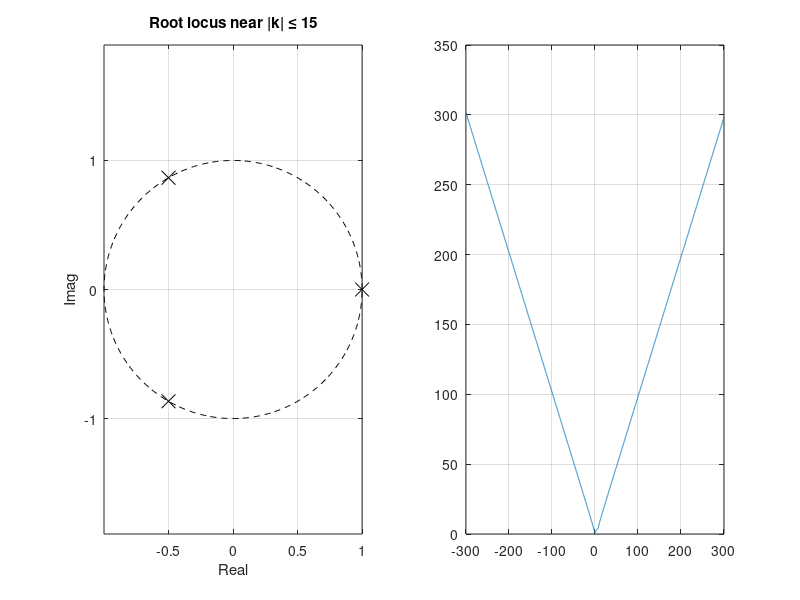

Reproduce this figure in MATLAB. (Note: this script raises an error after producing the figure.)
%% EE208 Experiment 9 -- Extended Analysis (Section 7 of the report)
% (a) Extended root-locus verification of closed-loop stability
% (b) Continuous-domain gain (K) -> percent-overshoot (PO) study,
%     built on the 2nd-order anti-aliasing filter designed in
%     exp9_core_analysis.m (wc = 1.1547 rad/s, zeta0 = 1/sqrt(2))
% Requires base MATLAB + Control System Toolbox.

clear; clc; close all;

%% 7.1 Extended root-locus verification (k in [-300, 300])
k_vals = linspace(-300, 300, 12001);
max_abs_root = zeros(size(k_vals));

for i = 1:length(k_vals)
    k = k_vals(i);
    r = roots([1  k  1.7*k  -(k+1)]);   % closed-loop poles for this k
    max_abs_root(i) = max(abs(r));      % worst-case pole magnitude
end

[best_val, idx] = min(max_abs_root);    % best achievable case over the sweep
best_k = k_vals(idx);
fprintf('min_k max|root(k)| = %.6f at k = %.4f\n', best_val, best_k);
fprintf('Any strictly stable k found? %d\n', any(max_abs_root < 1));

figure('Name','Extended Root Locus');
subplot(1,2,1);
plot(real(roots([1 0 0 -1])), imag(roots([1 0 0 -1])), 'kx', 'MarkerSize', 10); hold on;
th = linspace(0,2*pi,400); plot(cos(th), sin(th), 'k--'); grid on; axis equal;
title('Root locus near |k| \leq 15'); xlabel('Real'); ylabel('Imag');
subplot(1,2,2);
plot(k_vals, max_abs_root); grid on; yline(1, 'r--');
xlabel('k'); ylabel('max_i |z_i(k)|'); title('Largest closed-loop pole magnitude vs. k');

%% 7.3 Closed-loop model and analytical overshoot formula
wc    = 1.1547;              % rad/s  (from the core-analysis filter design, Ts = 1 s)
zeta0 = 1/sqrt(2);           % nominal open-loop damping ratio (Butterworth)

zeta_cl = @(K,f) (zeta0*(1+f/100)) ./ sqrt(1+K);     % closed-loop damping ratio
PO      = @(K,f) 100*exp(-pi*zeta_cl(K,f)./sqrt(1-zeta_cl(K,f).^2));  % percent overshoot

%% 7.4 Step-response waterfall (K = 0.15 -> 300) + simulated overshoot
K_list = logspace(log10(0.15), log10(300), 16);
t = linspace(0, 20, 2500);

PO_sim = zeros(size(K_list));
Y = zeros(length(K_list), length(t));
for i = 1:length(K_list)
    K = K_list(i);
    num_T = K*wc^2;
    den_T = [1, sqrt(2)*wc, wc^2*(1+K)];
    y = step(tf(num_T, den_T), t);       % simulated closed-loop step response
    Y(i,:) = y;
    PO_sim(i) = (max(y)-y(end))/y(end)*100;   % overshoot measured from the simulation
end

figure('Name','Step-Response Waterfall');
waterfall(t, log10(K_list), Y); colormap('viridis');
xlabel('Time (s)'); ylabel('log_{10}(K)'); zlabel('y(t)');
title('Continuous Step-Response Waterfall, K = 0.15 \rightarrow 300');

%% 7.5 Approximate gain -> overshoot relationship
K_curve = logspace(log10(0.15), log10(300), 400);
PO_curve = PO(K_curve, 0);

figure('Name','Gain vs Overshoot');
semilogx(K_curve, PO_curve, 'LineWidth', 1.5); hold on;
semilogx(K_list, PO_sim, 'o', 'MarkerSize', 6);
grid on; xlabel('K (log scale)'); ylabel('Percent overshoot, PO (%)');
legend('Analytical PO(K)', 'Simulated step response', 'Location', 'northwest');
title('Approximate Gain \rightarrow Overshoot Relationship');

max_err = max(abs(PO(K_list,0) - PO_sim));
fprintf('Max |analytical - simulated| PO error: %.4f pp\n', max_err);

%% 7.6 Sensitivity to open-loop damping perturbation
K_grid = logspace(log10(0.15), log10(300), 140);
f_grid = linspace(-30, 30, 121);
[KK, FF] = meshgrid(K_grid, f_grid);

PO_grid = PO(KK, FF);     % fully vectorised -- no explicit loop required

figure('Name','Overshoot Sensitivity');
pcolor(KK, FF, PO_grid); shading interp; set(gca,'XScale','log'); colorbar;
xlabel('K (log scale)'); ylabel('Open-loop damping-ratio perturbation, f (%)');
title('Overshoot Sensitivity PO(K,f)');

% Table 4 anchor values (K = 1,5,20,100 ; f = -20,0,+20 %)
K_anchor = [1 5 20 100];
f_anchor = [-20 0 20];
fprintf('\nTable 4 anchor values (%% overshoot):\n');
fprintf('%8s %10s %10s %10s\n', 'K', 'f=-20%', 'f=0%', 'f=+20%');
for K = K_anchor
    fprintf('%8g %10.2f %10.2f %10.2f\n', K, PO(K,-20), PO(K,0), PO(K,20));
end

%% 7.7 Settling-time invariance and rise/peak-time trends
K_curve = logspace(log10(0.15), log10(300), 300);
zeta_K = zeta_cl(K_curve, 0);
wn_K   = wc*sqrt(1+K_curve);
wd_K   = wn_K.*sqrt(1-zeta_K.^2);
pole_real = -zeta_K.*wn_K;             % real part of the closed-loop poles -- should be constant

tp_K  = pi ./ wd_K;                                          % peak time
tr_K  = (pi - acos(zeta_K)) ./ wd_K;                         % 0-100% rise time
ts2_K = (log(50) - 0.5*log(1-zeta_K.^2)) ./ (zeta_K.*wn_K);  % 2% settling time (precise)

fprintf('\nClosed-loop pole real part: min=%.6f max=%.6f (target -wc/sqrt(2)=%.6f)\n', ...
        min(pole_real), max(pole_real), -wc/sqrt(2));
fprintf('Settling time (2%%): min=%.3fs max=%.3fs\n', min(ts2_K), max(ts2_K));
fprintf('Peak time: min=%.3fs max=%.3fs\n', min(tp_K), max(tp_K));

figure('Name','Timing Metrics and Pole Invariance');
subplot(1,2,1); hold on;
semilogx(K_curve, ts2_K, 'DisplayName', 'settling time (2%)');
semilogx(K_curve, tp_K, 'DisplayName', 'peak time');
semilogx(K_curve, tr_K, 'DisplayName', 'rise time (0-100%)');
grid on; legend show; xlabel('K (log scale)'); ylabel('Time (s)');
title('Timing Metrics vs. K');

subplot(1,2,2); hold on;
for K = [0.15 1 5 20 100 300]
    z = zeta_cl(K,0); wn = wc*sqrt(1+K); wd = wn*sqrt(1-z^2);
    plot(-z*wn, wd, 'o', 'MarkerSize', 8, 'DisplayName', sprintf('K=%g', K));
    plot(-z*wn, -wd, 'o', 'MarkerSize', 8, 'HandleVisibility', 'off');
end
xline(-wc/sqrt(2), '--', 'DisplayName', 'Re(s) = -\omega_c/\surd2');
grid on; legend show; xlabel('Real part'); ylabel('Imaginary part');
title('Closed-Loop Pole Locations vs. K (vertical locus)');

%% 7.8 Sensitivity structure and worst-case robust design
dPOdf = @(K,f) -pi*PO(K,f)./(1 - zeta_cl(K,f).^2).^1.5 .* (zeta0./(100*sqrt(1+K)));
sens_K = dPOdf(K_curve, 0);              % sensitivity evaluated at the nominal f = 0
[worst_sens, idx] = min(sens_K);         % most negative = largest sensitivity magnitude
K_worst_sens = K_curve(idx);
fprintf('\nMost sensitive point: K=%.3f, dPO/df=%.4f %%/point, PO there=%.2f%%\n', ...
        K_worst_sens, worst_sens, PO(K_worst_sens,0));

Kmax = @(PO_t,f) (zeta0*(1+f/100)).^2 .* (1 + pi^2./(log(100./PO_t)).^2) - 1;
PO_targets = [20 30 50 70];
K_nominal  = Kmax(PO_targets, 0);        % allowed gain, ignoring filter tolerance
K_robust   = Kmax(PO_targets, -30);      % allowed gain, guaranteeing the spec at f=-30%

fprintf('\n%8s %14s %14s %14s\n', 'PO target', 'K_max nominal', 'K_max robust', 'overdesign %%');
for i = 1:length(PO_targets)
    risk = (K_nominal(i)-K_robust(i))/K_nominal(i)*100;
    fprintf('%8g%% %14.2f %14.2f %14.1f\n', PO_targets(i), K_nominal(i), K_robust(i), risk);
end

figure('Name','Sensitivity and Robust Design');
subplot(1,2,1);
semilogx(K_curve, sens_K, 'LineWidth', 1.5); hold on;
plot(K_worst_sens, worst_sens, 'ko', 'MarkerSize', 8);
grid on; xlabel('K (log scale)'); ylabel('\partial PO/\partial f at f=0');
title('Overshoot Sensitivity vs. K');

subplot(1,2,2); hold on;
semilogx(K_curve, PO(K_curve,-30), 'DisplayName', 'worst case, f=-30%');
semilogx(K_curve, PO(K_curve,0),   'DisplayName', 'nominal, f=0%');
semilogx(K_curve, PO(K_curve,30),  'DisplayName', 'best case, f=+30%');
grid on; legend show; xlabel('K (log scale)'); ylabel('Percent overshoot (%)');
title('Worst/Nominal/Best-Case Overshoot Bounds');
